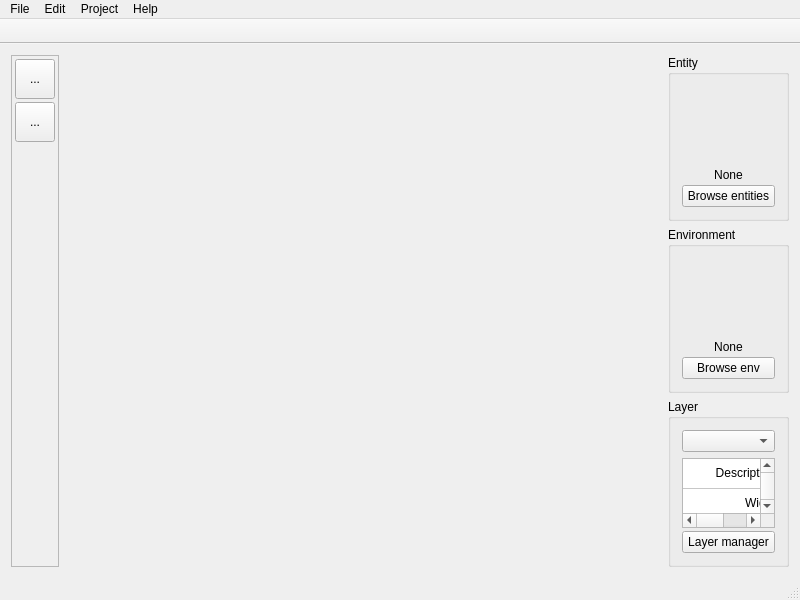
<?xml version="1.0" encoding="UTF-8"?>
<ui version="4.0">
 <class>MainWindow</class>
 <widget class="QMainWindow" name="MainWindow">
  <property name="geometry">
   <rect>
    <x>0</x>
    <y>0</y>
    <width>800</width>
    <height>600</height>
   </rect>
  </property>
  <property name="sizePolicy">
   <sizepolicy hsizetype="Preferred" vsizetype="Preferred">
    <horstretch>0</horstretch>
    <verstretch>0</verstretch>
   </sizepolicy>
  </property>
  <property name="minimumSize">
   <size>
    <width>800</width>
    <height>600</height>
   </size>
  </property>
  <property name="windowTitle">
   <string>Krypta Map Editor</string>
  </property>
  <widget class="QWidget" name="centralWidget">
   <property name="sizePolicy">
    <sizepolicy hsizetype="Preferred" vsizetype="Preferred">
     <horstretch>0</horstretch>
     <verstretch>0</verstretch>
    </sizepolicy>
   </property>
   <layout class="QHBoxLayout" name="horizontalLayout">
    <item>
     <layout class="QHBoxLayout" name="mainLayout" stretch="0,75,15">
      <property name="spacing">
       <number>3</number>
      </property>
      <property name="sizeConstraint">
       <enum>QLayout::SetDefaultConstraint</enum>
      </property>
      <item>
       <widget class="QFrame" name="frameTool">
        <property name="frameShape">
         <enum>QFrame::StyledPanel</enum>
        </property>
        <property name="frameShadow">
         <enum>QFrame::Plain</enum>
        </property>
        <layout class="QVBoxLayout" name="verticalLayout_4">
         <property name="leftMargin">
          <number>3</number>
         </property>
         <property name="topMargin">
          <number>3</number>
         </property>
         <property name="rightMargin">
          <number>3</number>
         </property>
         <property name="bottomMargin">
          <number>3</number>
         </property>
         <item>
          <layout class="QGridLayout" name="gridLayout">
           <property name="spacing">
            <number>3</number>
           </property>
           <item row="2" column="0">
            <spacer name="verticalSpacer">
             <property name="orientation">
              <enum>Qt::Vertical</enum>
             </property>
             <property name="sizeHint" stdset="0">
              <size>
               <width>20</width>
               <height>40</height>
              </size>
             </property>
            </spacer>
           </item>
           <item row="0" column="0">
            <widget class="QToolButton" name="bPointer">
             <property name="minimumSize">
              <size>
               <width>40</width>
               <height>40</height>
              </size>
             </property>
             <property name="text">
              <string>...</string>
             </property>
             <property name="icon">
              <iconset>
               <normaloff>../Win32/Debug/editor/pointer.png</normaloff>../Win32/Debug/editor/pointer.png</iconset>
             </property>
            </widget>
           </item>
           <item row="1" column="0">
            <widget class="QToolButton" name="bPaint">
             <property name="sizePolicy">
              <sizepolicy hsizetype="Fixed" vsizetype="Fixed">
               <horstretch>0</horstretch>
               <verstretch>0</verstretch>
              </sizepolicy>
             </property>
             <property name="minimumSize">
              <size>
               <width>40</width>
               <height>40</height>
              </size>
             </property>
             <property name="text">
              <string>...</string>
             </property>
             <property name="icon">
              <iconset>
               <normaloff>../Win32/Debug/editor/paint.png</normaloff>../Win32/Debug/editor/paint.png</iconset>
             </property>
            </widget>
           </item>
          </layout>
         </item>
        </layout>
       </widget>
      </item>
      <item>
       <widget class="Kryed::GLPanel" name="glWidget" native="true">
        <property name="sizePolicy">
         <sizepolicy hsizetype="Preferred" vsizetype="Preferred">
          <horstretch>0</horstretch>
          <verstretch>0</verstretch>
         </sizepolicy>
        </property>
       </widget>
      </item>
      <item>
       <layout class="QVBoxLayout" name="utilLayout" stretch="33,33,33">
        <item>
         <widget class="QGroupBox" name="entityGroup">
          <property name="title">
           <string>Entity</string>
          </property>
          <layout class="QVBoxLayout" name="verticalLayout_2">
           <item>
            <layout class="QVBoxLayout" name="entityLayout" stretch="80,10,10">
             <property name="spacing">
              <number>3</number>
             </property>
             <item>
              <widget class="ClickableLabel" name="lEntity">
               <property name="sizePolicy">
                <sizepolicy hsizetype="Ignored" vsizetype="Ignored">
                 <horstretch>0</horstretch>
                 <verstretch>0</verstretch>
                </sizepolicy>
               </property>
               <property name="text">
                <string/>
               </property>
               <property name="scaledContents">
                <bool>true</bool>
               </property>
               <property name="alignment">
                <set>Qt::AlignCenter</set>
               </property>
              </widget>
             </item>
             <item>
              <widget class="QLabel" name="lEntityName">
               <property name="text">
                <string>None</string>
               </property>
               <property name="alignment">
                <set>Qt::AlignCenter</set>
               </property>
              </widget>
             </item>
             <item>
              <widget class="QPushButton" name="bBrowseEntities">
               <property name="text">
                <string>Browse entities</string>
               </property>
              </widget>
             </item>
            </layout>
           </item>
          </layout>
         </widget>
        </item>
        <item>
         <widget class="QGroupBox" name="envGroup">
          <property name="title">
           <string>Environment</string>
          </property>
          <layout class="QVBoxLayout" name="verticalLayout_3">
           <item>
            <layout class="QVBoxLayout" name="envLayout" stretch="80,10,10">
             <property name="spacing">
              <number>3</number>
             </property>
             <item>
              <widget class="ClickableLabel" name="lEnv">
               <property name="sizePolicy">
                <sizepolicy hsizetype="Ignored" vsizetype="Ignored">
                 <horstretch>0</horstretch>
                 <verstretch>0</verstretch>
                </sizepolicy>
               </property>
               <property name="text">
                <string/>
               </property>
               <property name="scaledContents">
                <bool>true</bool>
               </property>
               <property name="alignment">
                <set>Qt::AlignCenter</set>
               </property>
              </widget>
             </item>
             <item>
              <widget class="QLabel" name="lEnvName">
               <property name="text">
                <string>None</string>
               </property>
               <property name="alignment">
                <set>Qt::AlignCenter</set>
               </property>
              </widget>
             </item>
             <item>
              <widget class="QPushButton" name="bBrowseEnv">
               <property name="text">
                <string>Browse env</string>
               </property>
              </widget>
             </item>
            </layout>
           </item>
          </layout>
         </widget>
        </item>
        <item>
         <widget class="QGroupBox" name="layerGroup">
          <property name="title">
           <string>Layer</string>
          </property>
          <layout class="QVBoxLayout" name="verticalLayout_5" stretch="0,0">
           <item>
            <widget class="QComboBox" name="cbLayers"/>
           </item>
           <item>
            <layout class="QVBoxLayout" name="layerLayout" stretch="0,0">
             <property name="spacing">
              <number>3</number>
             </property>
             <item>
              <widget class="QTableWidget" name="layerProperties">
               <property name="showGrid">
                <bool>true</bool>
               </property>
               <property name="wordWrap">
                <bool>false</bool>
               </property>
               <property name="cornerButtonEnabled">
                <bool>false</bool>
               </property>
               <property name="rowCount">
                <number>3</number>
               </property>
               <property name="columnCount">
                <number>2</number>
               </property>
               <attribute name="horizontalHeaderVisible">
                <bool>false</bool>
               </attribute>
               <attribute name="horizontalHeaderStretchLastSection">
                <bool>true</bool>
               </attribute>
               <attribute name="verticalHeaderVisible">
                <bool>false</bool>
               </attribute>
               <attribute name="verticalHeaderStretchLastSection">
                <bool>false</bool>
               </attribute>
               <row>
                <property name="text">
                 <string>Descr</string>
                </property>
               </row>
               <row>
                <property name="text">
                 <string>Width</string>
                </property>
               </row>
               <row>
                <property name="text">
                 <string>Height</string>
                </property>
               </row>
               <column>
                <property name="text">
                 <string>Property</string>
                </property>
               </column>
               <column>
                <property name="text">
                 <string>Value</string>
                </property>
               </column>
               <item row="0" column="0">
                <property name="text">
                 <string>Description:</string>
                </property>
                <property name="textAlignment">
                 <set>AlignRight|AlignVCenter</set>
                </property>
               </item>
               <item row="1" column="0">
                <property name="text">
                 <string>Width:</string>
                </property>
                <property name="textAlignment">
                 <set>AlignRight|AlignVCenter</set>
                </property>
               </item>
               <item row="2" column="0">
                <property name="text">
                 <string>Height:</string>
                </property>
                <property name="textAlignment">
                 <set>AlignRight|AlignVCenter</set>
                </property>
               </item>
              </widget>
             </item>
             <item>
              <widget class="QPushButton" name="bLayerMan">
               <property name="text">
                <string>Layer manager</string>
               </property>
              </widget>
             </item>
            </layout>
           </item>
          </layout>
         </widget>
        </item>
       </layout>
      </item>
     </layout>
    </item>
   </layout>
  </widget>
  <widget class="QMenuBar" name="menuBar">
   <property name="geometry">
    <rect>
     <x>0</x>
     <y>0</y>
     <width>800</width>
     <height>21</height>
    </rect>
   </property>
   <widget class="QMenu" name="menuFile">
    <property name="title">
     <string>File</string>
    </property>
    <addaction name="miFileNew"/>
    <addaction name="miFileOpen"/>
    <addaction name="separator"/>
    <addaction name="miFileSave"/>
    <addaction name="miFileSaveAs"/>
    <addaction name="miFileExport"/>
    <addaction name="separator"/>
    <addaction name="miFileExit"/>
   </widget>
   <widget class="QMenu" name="menuEdit">
    <property name="title">
     <string>Edit</string>
    </property>
    <addaction name="miPreferences"/>
   </widget>
   <widget class="QMenu" name="menuProject">
    <property name="title">
     <string>Project</string>
    </property>
    <addaction name="miProjectSettings"/>
    <addaction name="miProjectAnims"/>
    <addaction name="miProjectAudio"/>
   </widget>
   <widget class="QMenu" name="menuAbout">
    <property name="title">
     <string>Help</string>
    </property>
   </widget>
   <addaction name="menuFile"/>
   <addaction name="menuEdit"/>
   <addaction name="menuProject"/>
   <addaction name="menuAbout"/>
  </widget>
  <widget class="QToolBar" name="toolMain">
   <property name="sizePolicy">
    <sizepolicy hsizetype="Preferred" vsizetype="MinimumExpanding">
     <horstretch>0</horstretch>
     <verstretch>0</verstretch>
    </sizepolicy>
   </property>
   <property name="minimumSize">
    <size>
     <width>0</width>
     <height>25</height>
    </size>
   </property>
   <property name="windowTitle">
    <string>Krypta Map Editor</string>
   </property>
   <property name="movable">
    <bool>false</bool>
   </property>
   <attribute name="toolBarArea">
    <enum>TopToolBarArea</enum>
   </attribute>
   <attribute name="toolBarBreak">
    <bool>false</bool>
   </attribute>
  </widget>
  <widget class="QStatusBar" name="statusBar"/>
  <action name="miFileNew">
   <property name="text">
    <string>New</string>
   </property>
   <property name="shortcut">
    <string>Ctrl+N</string>
   </property>
  </action>
  <action name="miFileExit">
   <property name="text">
    <string>Exit</string>
   </property>
  </action>
  <action name="miFileOpen">
   <property name="enabled">
    <bool>false</bool>
   </property>
   <property name="text">
    <string>Open</string>
   </property>
   <property name="shortcut">
    <string>Ctrl+O</string>
   </property>
  </action>
  <action name="miPreferences">
   <property name="text">
    <string>Preferences</string>
   </property>
  </action>
  <action name="miFileSave">
   <property name="enabled">
    <bool>false</bool>
   </property>
   <property name="text">
    <string>Save</string>
   </property>
   <property name="shortcut">
    <string>Ctrl+S</string>
   </property>
  </action>
  <action name="miFileSaveAs">
   <property name="enabled">
    <bool>false</bool>
   </property>
   <property name="text">
    <string>Save As...</string>
   </property>
   <property name="shortcut">
    <string>Ctrl+Shift+S</string>
   </property>
  </action>
  <action name="miProjectSettings">
   <property name="text">
    <string>Settings</string>
   </property>
  </action>
  <action name="miFileExport">
   <property name="text">
    <string>Export</string>
   </property>
  </action>
  <action name="miProjectEvents">
   <property name="enabled">
    <bool>false</bool>
   </property>
   <property name="text">
    <string>Event Manager</string>
   </property>
   <property name="visible">
    <bool>true</bool>
   </property>
  </action>
  <action name="miProjectAnims">
   <property name="enabled">
    <bool>true</bool>
   </property>
   <property name="text">
    <string>Animation Manager</string>
   </property>
  </action>
  <action name="miProjectAudio">
   <property name="text">
    <string>Audio Manager</string>
   </property>
  </action>
 </widget>
 <layoutdefault spacing="6" margin="11"/>
 <customwidgets>
  <customwidget>
   <class>Kryed::GLPanel</class>
   <extends>QWidget</extends>
   <header>glpanel.h</header>
   <container>1</container>
  </customwidget>
  <customwidget>
   <class>ClickableLabel</class>
   <extends>QLabel</extends>
   <header>ClickableLabel.h</header>
  </customwidget>
 </customwidgets>
 <resources/>
 <connections/>
</ui>
